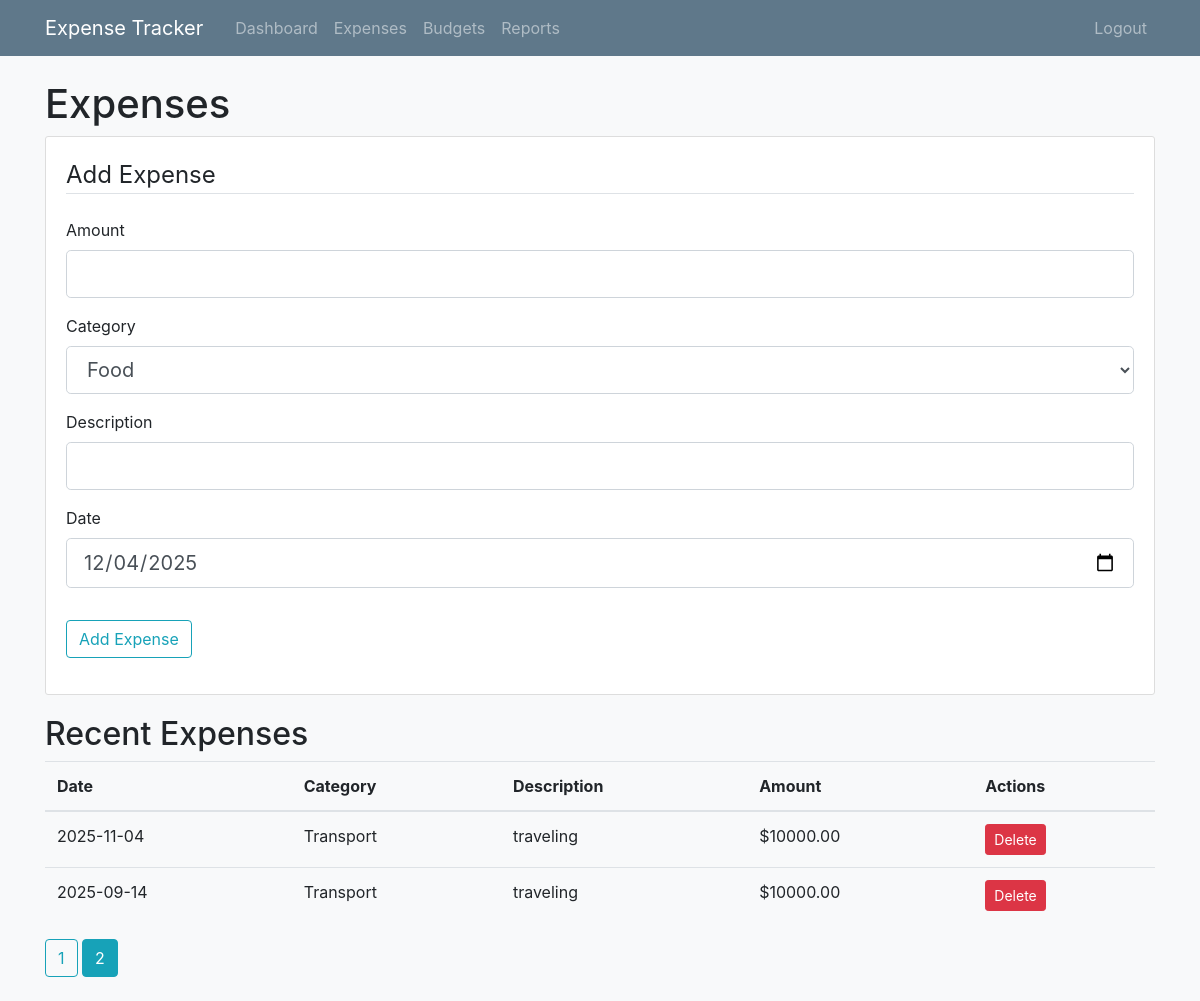
Page /expenses?page=2 (signed in) on the committed database.
### app/models.py (models this page shows, shortened)
class Expense(db.Model):
    id = db.Column(db.Integer, primary_key=True)
    amount = db.Column(db.Float, nullable=False)
    date = db.Column(db.DateTime, nullable=False, default=datetime.utcnow)
    description = db.Column(db.String(200), nullable=True)
    user_id = db.Column(db.Integer, db.ForeignKey('user.id'), nullable=False)
    category_id = db.Column(db.Integer, db.ForeignKey('category.id'), nullable=False)
    category = db.relationship('Category', backref='expenses')

class Category(db.Model):
    id = db.Column(db.Integer, primary_key=True)
    name = db.Column(db.String(100), nullable=False)

### app/routes.py (the view, shortened to what this page needs)
@main.route("/expenses", methods=['GET', 'POST'])
@login_required
def expenses():
    form = ExpenseForm()
    form.category.choices = [(c.id, c.name) for c in Category.query.all()]
    if request.method == 'GET':
        form.date.data = datetime.now().date()
    page = request.args.get('page', 1, type=int)
    expenses = Expense.query.filter_by(user_id=current_user.id).order_by(Expense.date.desc()).paginate(page=page, per_page=5)
    return render_template('expenses.html', title='Expenses', form=form, expenses=expenses)

### app/forms.py
class ExpenseForm(FlaskForm):
    amount = FloatField('Amount', validators=[DataRequired()])
    category = SelectField('Category', coerce=int, validators=[DataRequired()])
    description = StringField('Description')
    date = DateField('Date', format='%Y-%m-%d', validators=[DataRequired()])
    submit = SubmitField('Add Expense')

### app/models.py (called while the page is built)
@login_manager.user_loader
def load_user(user_id):
    return User.query.get(int(user_id))

### app/templates/expenses.html (shortened to what this page needs)
{% extends "base.html" %}
{% block content %}
<h1>Expenses</h1>
<div class="content-section">
    <form method="POST" action="">
        <fieldset class="form-group">
            <legend class="border-bottom mb-4">Add Expense</legend>
            <div class="form-group">
                {{ form.amount.label(class="form-control-label") }}
                {{ form.amount(class="form-control form-control-lg") }}
            </div>
            <div class="form-group">
                {{ form.category.label(class="form-control-label") }}
                {{ form.category(class="form-control form-control-lg") }}
            </div>
            <div class="form-group">
                {{ form.description.label(class="form-control-label") }}
                {{ form.description(class="form-control form-control-lg") }}
            </div>
            <div class="form-group">
                {{ form.date.label(class="form-control-label") }}
                {{ form.date(class="form-control form-control-lg", type="date") }}
            </div>
        </fieldset>
        <div class="form-group">
            {{ form.submit(class="btn btn-outline-info") }}
        </div>
    </form>
</div>
<h2>Recent Expenses</h2>
<table class="table table-hover">
    <thead>
        <tr>
            <th>Date</th>
            <th>Category</th>
            <th>Description</th>
            <th>Amount</th>
            <th>Actions</th>
        </tr>
    </thead>
    <tbody>
        {% for expense in expenses.items %}
        <tr>
            <td>{{ expense.date.strftime('%Y-%m-%d') }}</td>
            <td>{{ expense.category.name }}</td>
            <td>{{ expense.description }}</td>
            <td>${{ "%.2f"|format(expense.amount) }}</td>
            <td>
                <a href="{{ url_for('main.delete_expense', expense_id=expense.id) }}" class="btn btn-sm btn-danger"
                    onclick="return confirm('Are you sure you want to delete this expense?')">Delete</a>
            </td>
        </tr>
        {% endfor %}
    </tbody>
</table>
{% for page_num in expenses.iter_pages(left_edge=1, right_edge=1, left_current=1, right_current=2) %}
{% if page_num %}
{% if expenses.page == page_num %}
<a class="btn btn-info mb-4" href="{{ url_for('main.expenses', page=page_num) }}">{{ page_num }}</a>
{% else %}
<a class="btn btn-outline-info mb-4" href="{{ url_for('main.expenses', page=page_num) }}">{{ page_num }}</a>
{% endif %}
{% else %}
...
{% endif %}
{% endfor %}
{% endblock %}

### app/static/style.css (style rules this page uses)
body { background-color: #f8f9fa; }
.content-section { background: #ffffff; padding: 20px; border: 1px solid #dddddd; border-radius: 3px; margin-bottom: 20px; }

### rows in the picture
Expense: date "2025-11-04", category.name "Transport", description "traveling", amount "10000.00"
Expense: date "2025-09-14", category.name "Transport", description "traveling", amount "10000.00"

### other values in the picture
{{ page_num }} "1"
{{ page_num }} "2"
